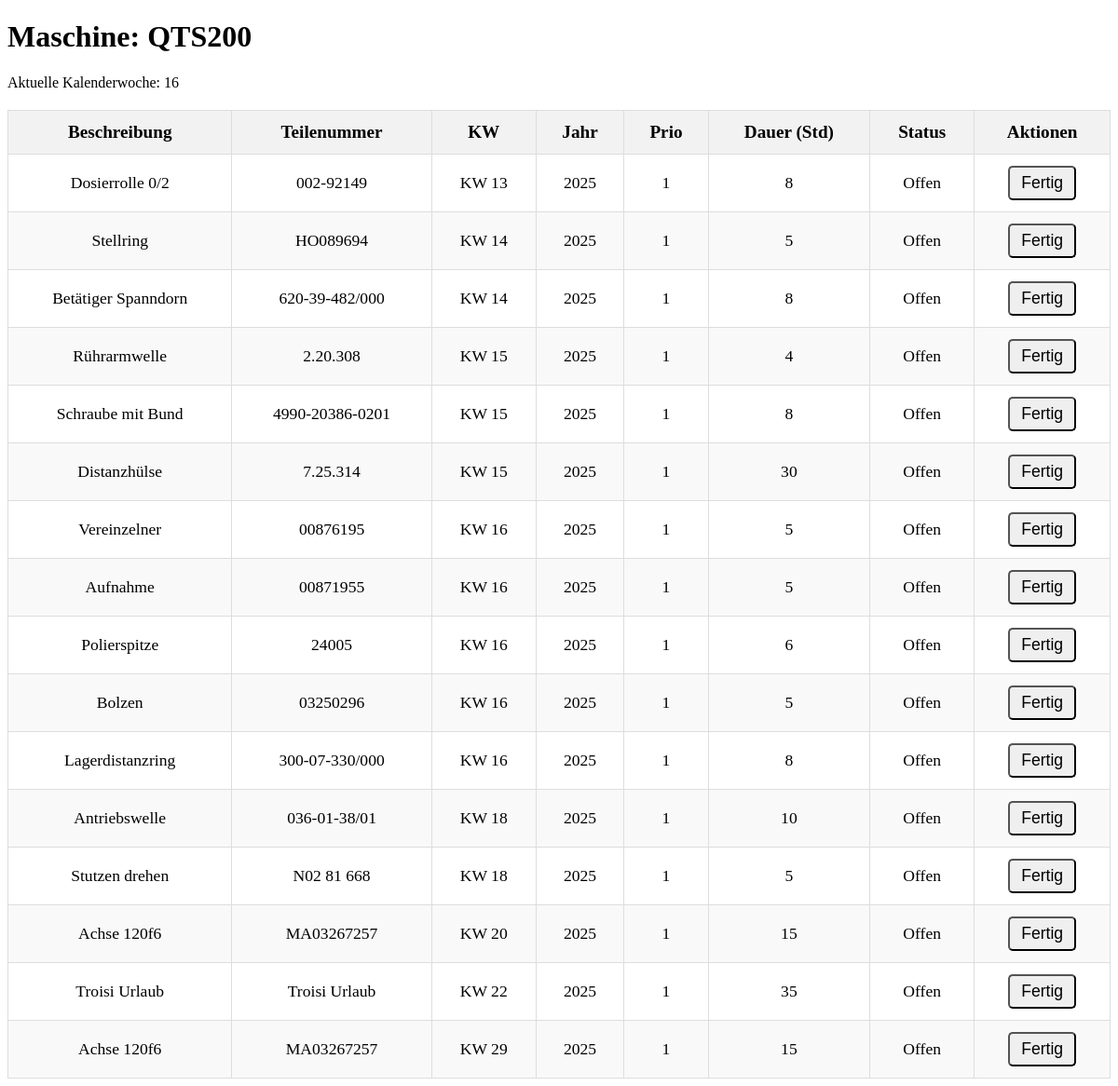
The app's page /maschine/3 with its own data.
### app.py (models this page shows, shortened)
class Machine(db.Model):
    __tablename__ = 'machine'
    id = db.Column(db.Integer, primary_key=True)
    name = db.Column(db.String(255), nullable=False)

class Task(db.Model):
    __tablename__ = 'task'
    id = db.Column(db.Integer, primary_key=True)
    machine_id = db.Column(db.Integer, db.ForeignKey('machine.id'), nullable=False)
    part_number = db.Column(db.String(50))
    description = db.Column(db.String(200))
    duration_hours = db.Column(db.Integer)
    kw = db.Column(db.Integer)
    year = db.Column(db.Integer)  # Spalte für das Jahr
    prio = db.Column(db.Integer)  # Neue Spalte für Priorität
    status = db.Column(db.String(50))
    machine = db.relationship('Machine', backref=db.backref('tasks', lazy=True))

### app.py (the view, shortened to what this page needs)
@app.route('/maschine/<int:machine_id>', methods=['GET', 'POST'])
def maschine_view(machine_id):
    machine = Machine.query.get_or_404(machine_id)
    tasks = Task.query.filter(Task.machine_id == machine_id, Task.status != 'Fertig').order_by(Task.year, Task.kw, Task.prio).all()
    current_week = get_current_week()
    return render_template('maschine_view.html', machine=machine, tasks=tasks, current_week=current_week)

### app.py (called while the page is built)
def get_current_week():
    today = datetime.today()
    return today.isocalendar()[1]

### templates/maschine_view.html (shortened to what this page needs)
<!DOCTYPE html>
<html lang="de">
<head>
</head>
<body>
<h1>Maschine: {{ machine.name }}</h1>
<p>Aktuelle Kalenderwoche: {{ current_week }}</p>
<table>
  <thead>
    <tr>
      <th>Beschreibung</th>
      <th>Teilenummer</th>
      <th>KW</th>
      <th>Jahr</th>
      <th>Prio</th>
      <th>Dauer (Std)</th>
      <th>Status</th>
      <th>Aktionen</th>
    </tr>
  </thead>
  <tbody>
    {% for task in tasks %}
      <tr>
        <td>{{ task.description }}</td>
        <td>{{ task.part_number }}</td>
        <td>KW {{ task.kw }}</td>
        <td>{{ task.year }}</td>
        <td>{{ task.prio }}</td>
        <td>{{ task.duration_hours }}</td>
        <td>{{ task.status }}</td>
        <td>
          {% if task.status != 'Fertig' %}
            <form method="POST" action="{{ url_for('maschine_view', machine_id=machine.id) }}">
              <button type="submit">Fertig</button>
            </form>
          {% endif %}
        </td>
      </tr>
    {% endfor %}
  </tbody>
</table>
</body>
</html>

### templates/maschine_view.html (style rules this page uses)
table { width: 100%; border-collapse: collapse; margin-top: 20px; }
th, td { padding: 12px 15px; text-align: center; border: 1px solid #ddd; font-size: 1.2em; }
th { background-color: #f2f2f2; font-weight: bold; }
tr:nth-child(even) { background-color: #f9f9f9; }
td { font-size: 1.1em; }
button { padding: 6px 12px; font-size: 1em; border-radius: 5px; cursor: pointer; }

### records on screen
Machine: name "QTS200"
Task: description "Dosierrolle 0/2", part_number "002-92149", kw "13", year "2025", prio "1", duration_hours "8", status "Offen"
Task: description "Stellring", part_number "HO089694", kw "14", year "2025", prio "1", duration_hours "5", status "Offen"
Task: description "Betätiger Spanndorn", part_number "620-39-482/000", kw "14", year "2025", prio "1", duration_hours "8", status "Offen"
Task: description "Rührarmwelle", part_number "2.20.308", kw "15", year "2025", prio "1", duration_hours "4", status "Offen"
Task: description "Schraube mit Bund", part_number "4990-20386-0201", kw "15", year "2025", prio "1", duration_hours "8", status "Offen"
Task: description "Distanzhülse", part_number "7.25.314", kw "15", year "2025", prio "1", duration_hours "30", status "Offen"
Task: description "Vereinzelner", part_number "00876195", kw "16", year "2025", prio "1", duration_hours "5", status "Offen"
Task: description "Aufnahme", part_number "00871955", kw "16", year "2025", prio "1", duration_hours "5", status "Offen"
Task: description "Polierspitze", part_number "24005", kw "16", year "2025", prio "1", duration_hours "6", status "Offen"
Task: description "Bolzen", part_number "03250296", kw "16", year "2025", prio "1", duration_hours "5", status "Offen"
Task: description "Lagerdistanzring", part_number "300-07-330/000", kw "16", year "2025", prio "1", duration_hours "8", status "Offen"
Task: description "Antriebswelle", part_number "036-01-38/01", kw "18", year "2025", prio "1", duration_hours "10", status "Offen"
Task: description "Stutzen drehen", part_number "N02 81 668", kw "18", year "2025", prio "1", duration_hours "5", status "Offen"
Task: description "Achse 120f6", part_number "MA03267257", kw "20", year "2025", prio "1", duration_hours "15", status "Offen"
Task: description "Troisi Urlaub", part_number "Troisi Urlaub", kw "22", year "2025", prio "1", duration_hours "35", status "Offen"
Task: description "Achse 120f6", part_number "MA03267257", kw "29", year "2025", prio "1", duration_hours "15", status "Offen"

### other values on screen
{{ current_week }} "16"
